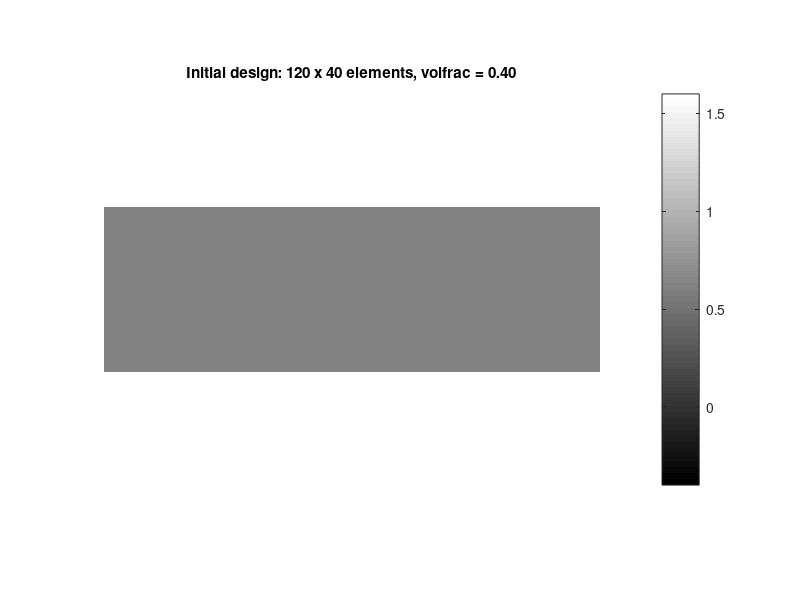

MATLAB code for this plot:
nelx    = 120;       % Number of elements along X
nely    = 40;        % Number of elements along Y
volfrac = 0.40;      % Maximum material volume fraction

% Initial density field: every element starts at volfrac
x = volfrac * ones(nely, nelx);

% Quantities derived from volfrac
nElem      = nelx * nely;              % total number of elements
targetVol  = volfrac * nElem;          % allowed material volume (in element units)
currentVol = sum(x(:));                % current material volume
currentFrac = currentVol / nElem;      % current volume fraction

fprintf('Elements          : %d x %d = %d\n', nelx, nely, nElem);
fprintf('Target volume     : %.1f elements\n', targetVol);
fprintf('Current volume    : %.1f elements\n', currentVol);
fprintf('Current fraction  : %.3f (limit %.2f)\n', currentFrac, volfrac);

% Plot the density field (white = void, black = solid)
figure;
colormap(gray);
imagesc(1 - x);                        % 1-x so high density appears dark
axis([0 1]);
axis equal tight off;
title(sprintf('Initial design: %d x %d elements, volfrac = %.2f', nelx, nely, volfrac));
colorbar;
